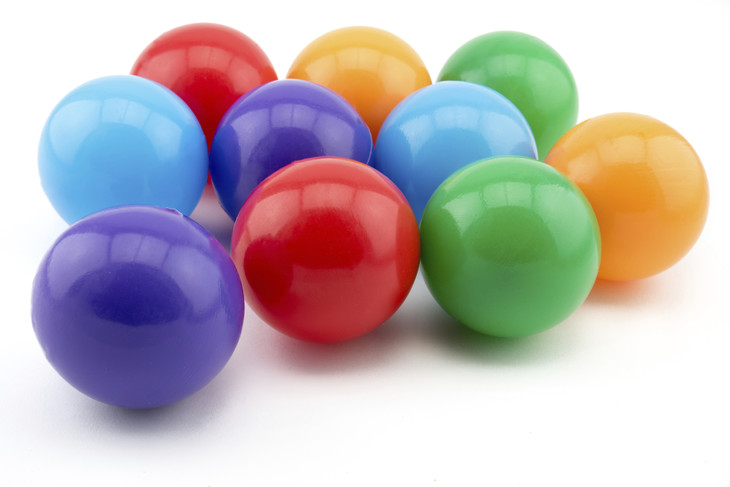
#> input picture HSVObjectDetection/colored_balls.jpg, 730 x 487 px, given in place of the camera
$ python app.py
#> lines starting #> are read from the running program, lines starting #| are printed output that depends on the picture; after the words box and inside, x2 and y2 are one past the last pixel; in counts of white or black regions, pixels touching at a corner belong together
import cv2
import numpy as np

def print_value(value):
    print(value)

video = cv2.cv2.VideoCapture(0)

cv2.cv2.namedWindow("Tracking")
cv2.cv2.createTrackbar("HueFloor", "Tracking", 0, 255, print_value)
#> slider 'HueFloor' is set to 85
cv2.cv2.createTrackbar("SaturationFloor", "Tracking", 0, 255, print_value)
#> slider 'SaturationFloor' is set to 85
cv2.cv2.createTrackbar("ValueFloor", "Tracking", 0, 255, print_value)
#> slider 'ValueFloor' is set to 85
cv2.cv2.createTrackbar("HueCeiling", "Tracking", 255, 255, print_value)
cv2.cv2.createTrackbar("SaturationCeiling", "Tracking", 255, 255, print_value)
cv2.cv2.createTrackbar("ValueCeiling", "Tracking", 255, 255, print_value)

while True:
    _,frame = video.read()
#> frame is the input picture: shape (487, 730, 3); mean B, G, R 183.7, 181.4, 190.9

    hsvImage = cv2.cv2.cvtColor(frame, cv2.cv2.COLOR_BGR2HSV)
#> hsvImage: shape (487, 730, 3); mean H, S, V 57.4, 75, 216.8

    hue_floor = cv2.cv2.getTrackbarPos("HueFloor", "Tracking")
    saturation_floor = cv2.cv2.getTrackbarPos("SaturationFloor", "Tracking")
    value_floor = cv2.cv2.getTrackbarPos("ValueFloor", "Tracking")

    hue_ceiling = cv2.cv2.getTrackbarPos("HueCeiling", "Tracking")
    saturation_ceiling = cv2.cv2.getTrackbarPos("SaturationCeiling", "Tracking")
    value_ceiling = cv2.cv2.getTrackbarPos("ValueCeiling", "Tracking")

    color_floor = np.array([hue_floor, saturation_floor, value_floor])
    color_ceiling = np.array([hue_ceiling, saturation_ceiling, value_ceiling])

    mask = cv2.cv2.inRange(hsvImage, color_floor, color_ceiling)
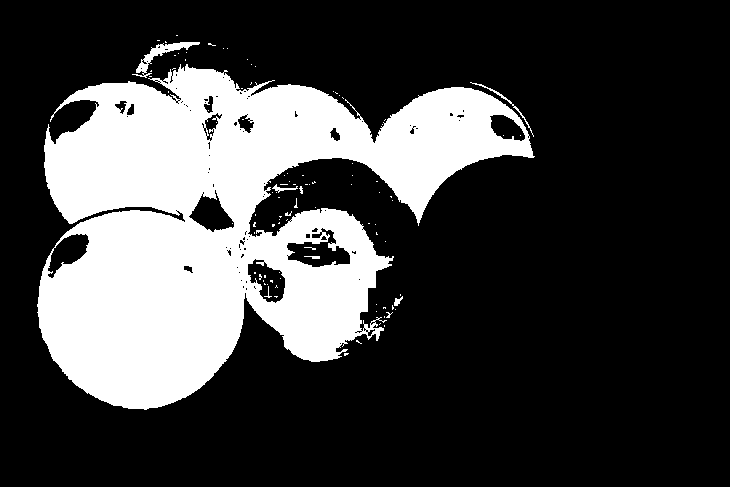
#> mask: shape (487, 730); 25.6% white; 97 white regions (89 under 20 px), largest, box (x1, y1, x2, y2) and area: (37, 64, 535, 410) 89979, (132, 42, 200, 78) 532, (470, 82, 534, 137) 148

    result = cv2.cv2.bitwise_and(frame, frame, mask=mask)
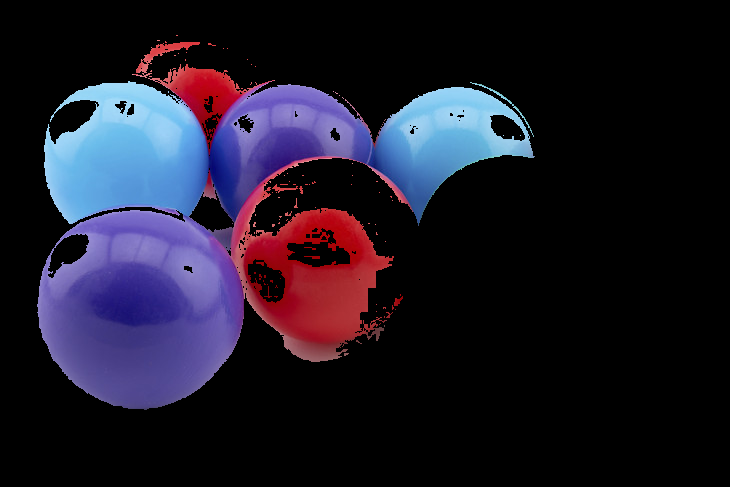
#> result: shape (487, 730, 3); mean B, G, R 40.6, 25.6, 29.5

    cv2.cv2.imshow("Colored balls", frame)
    cv2.cv2.imshow("Mask", mask)
    cv2.cv2.imshow("Result", result)

    if cv2.cv2.waitKey(1) & 0xFF == 27:
#> (key Esc is pressed here)
        break

video.release()
cv2.cv2.destroyAllWindows()
